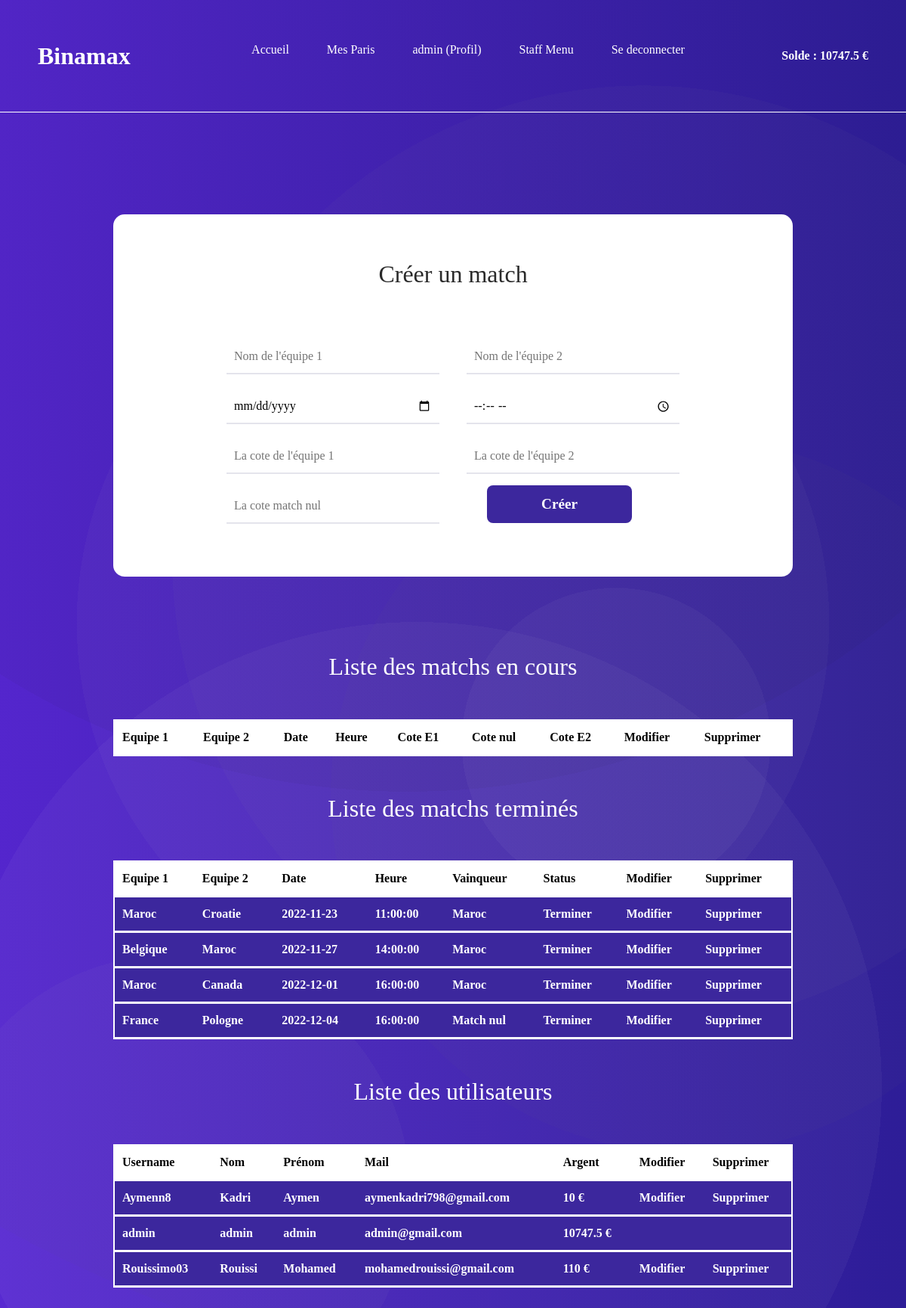
/staffmenu.php (signed in), run on the app's committed database.
### tables this page shows
CREATE TABLE `les_matchs` (
  `ID` int(11) NOT NULL,
  `equipe1` varchar(30) DEFAULT NULL,
  `equipe2` varchar(30) DEFAULT NULL,
  `score1` int(11) DEFAULT '0',
  `score2` int(11) DEFAULT '0',
  `la_date` date DEFAULT NULL,
  `heure` time DEFAULT NULL,
  `cote_equipe1` double DEFAULT NULL,
  `cote_equipe2` double DEFAULT NULL,
  `cote_nul` double DEFAULT NULL,
  `vainqueur` varchar(30) DEFAULT NULL,
  `status_match` int(11) DEFAULT '0'
);

CREATE TABLE `utilisateurs` (
  `ID` int(11) NOT NULL,
  `username` varchar(30) DEFAULT NULL,
  `prenom` varchar(30) DEFAULT NULL,
  `nom` varchar(30) DEFAULT NULL,
  `mail` varchar(50) DEFAULT NULL,
  `mot_de_passe` varchar(255) DEFAULT NULL,
  `administrateur` tinyint(1) DEFAULT NULL,
  `argent` float DEFAULT '0'
);

### staffmenu.php (the view, shortened to what this page needs)
<?php
require_once("header.php");
require_once("navbar.php");
?>
<div class="staff">
    <link rel="stylesheet" href="Styles/edit.css">
    <link rel="stylesheet" href="Styles/tableau.css">
    <br>
    <section id="edit">
        <div class="container">
            <div class="title">
                <h2>Créer un match</h2>
            </div>
            <form action="#" method="POST">
                <input type="text" name="equipe1" placeholder="Nom de l'équipe 1" required>
                <input type="text" name="equipe2" placeholder="Nom de l'équipe 2" required>
                <input type="date" name="la_date" placeholder="La date du match" required>
                <input type="time" name="heure" placeholder="L'heure du match" required>
                <input type="int" name="cote_equipe1" placeholder="La cote de l'équipe 1" required>
                <input type="int" name="cote_equipe2" placeholder="La cote de l'équipe 2" required>
                <input type="int" name="cote_nul" placeholder="La cote match nul " required>
                <button type="submit" name="submit" id="creer">Créer</button>
            </form>
    </section>
    <section class="liste">
        <div class="container">
            <div class="title">
                <h2>Liste des matchs en cours</h2>
            </div>
            <table class="tableau">
                <tr>
                    <th>Equipe 1</th>
                    <th>Equipe 2</th>
                    <th>Date</th>
                    <th>Heure</th>
                    <th>Cote E1</th>
                    <th>Cote nul</th>
                    <th>Cote E2</th>
                    <th>Modifier</th>
                    <th>Supprimer</th>
                </tr>
            </table>
        </div>
    </section>
    <section class="liste">
        <div class="container">
            <div class="title">
                <h2>Liste des matchs terminés</h2>
            </div>
            <table class="tableau">
                <tr>
                    <th>Equipe 1</th>
                    <th>Equipe 2</th>
                    <th>Date</th>
                    <th>Heure</th>
                    <th>Vainqueur</th>
                    <th>Status</th>
                    <th>Modifier</th>
                    <th>Supprimer</th>
                </tr>
                <?php
                $req = $bdd->prepare("SELECT * FROM les_matchs order by la_date, heure");
                $req->execute();
                while ($match = $req->fetch()) {
                    if ($match["status_match"] == 2) {
                        $status = "Terminer";
                        echo "<tr>";
                        echo "<td>" . $match["equipe1"] . "</td>";
                        echo "<td>" . $match["equipe2"] . "</td>";
                        echo "<td>" . $match["la_date"] . "</td>";
                        echo "<td>" . $match["heure"] . "</td>";
                        echo "<td>" . $match["vainqueur"] . "</td>";
                        echo "<td>" . $status . "</td>";
                        echo "<td><a href='modifier_match.php?id=" . $match["ID"] . "'>Modifier</a></td>";
                        echo "<td><a href='supprimer_match.php?id=" . $match["ID"] . "'>Supprimer</a></td>";
                        echo "</tr>";
                    }
                }
                ?>
            </table>
        </div>
    </section>
    <section class="liste">
        <div class="container">
            <div class="title">
                <h2>Liste des utilisateurs</h2>
            </div>
            <table class="tableau">
                <tr>
                    <th>Username</th>
                    <th>Nom</th>
                    <th>Prénom</th>
                    <th>Mail</th>
                    <th>Argent</th>
                    <th>Modifier</th>
                    <th>Supprimer</th>
                </tr>
                <?php
                $req = $bdd->query("SELECT * FROM utilisateurs");
                while ($user = $req->fetch()) {
                    echo "<tr>";
                    echo "<td>" . $user["username"] . "</td>";
                    echo "<td>" . $user["nom"] . "</td>";
                    echo "<td>" . $user["prenom"] . "</td>";
                    echo "<td>" . $user["mail"] . "</td>";
                    echo "<td>" . $user["argent"] . ' €' . "</td>";
                    if ($user["administrateur"] == 0) {
                        echo "<td><a href='modifier_utilisateurs.php?id=" . $user["ID"] . "'>Modifier</a></td>";
                        echo "<td><a href='modifier_utilisateurs.php?id=" . $user["ID"] . "'>Supprimer</a></td>";
                    } else {
                        echo "<td></td>";
                        echo "<td></td>";
                    }
                    echo "</tr>";
                }
                ?>
            </table>
        </div>
    </section>
</div>

### Styles/style.css (style rules this page uses)
* { margin:0; padding: 0; text-decoration: none; list-style: none; }
body { font-family: 'Poppins'; background-image: radial-gradient(circle at 19% 90%, rgba(190, 190, 190,0.04) 0%, rgba(190, 190, 190,0.04) 17%,transparent 17%, transparent 100%),radial-gradient(circle at 73% 2%, rgba(78, 78, 78,0.04) 0%, rgba(78, 78, 78,0.04) 94%,transparent 94%, transparent 100%),radial-gradient(circle at 45% 2%, rgba(18, 18, 18,0.04) 0%, rgba(18, 18, 18,0.04) 55%,transparent 55%, transparent 100%),radial-gradient(circle at 76% 60%, rgba(110, 110, 110,0.04) 0%, rgba(110, 110, 110,0.04) 34%,transparent 34%, transparent 100%),radial-gradient(circle at 68% 56%, rgba(246, 246, 246,0.04) 0%, rgba(246, 246, 246,0.04) 16%,transparent 16%, transparent 100%),radial-gradient(circle at 71% 42%, rgba(156, 156, 156,0.04) 0%, rgba(156, 156, 156,0.04) 47%,transparent 47%, transparent 100%),radial-gradient(circle at 46% 82%, rgba(247, 247, 247,0.04) 0%, rgba(247, 247, 247,0.04) 39%,transparent 39%, transparent 100%),radial-gradient(circle at 50% 47%, rgba(209, 209, 209,0.04) 0%, rgba(209, 209, 209,0.04) 45%,transparent 45%, transparent 100%),linear-gradient(90deg, rgb(84, 36, 210),rgb(44, 27, 154)); background-size: cover; background-repeat: no-repeat; background-attachment: fixed; background-position: center; overflow-x: hidden; }

### Styles/edit.css (style rules this page uses)
body { overflow-y: scroll; overflow-x: hidden; }
section#edit { padding: 100px 15px; }
section#edit .container { max-width: 900px; margin: 0px auto; display: flex; flex-direction: column; justify-content: space-between; align-items: center; padding: 60px 10px; box-sizing: border-box; border-radius: 15px; background-color: rgba(255, 255, 255); }
section#edit .container .title { text-align: center; margin-bottom: 50px; color: #2a2a2a; }
section#edit .container form { display: flex; flex-wrap: wrap; justify-content: space-between; max-width: 600px; }
section#edit .container form input { width: 47%; }
section#edit .container form input { margin-bottom: 10px; margin: 10px 0; padding: 10px; box-sizing: border-box; border : none; outline: none; border-bottom: 2px solid #e4e4ec; transition: 0.2s; }
section#edit .container form button { width: 192px; height: 50px; border-radius: 8px; border: none; background-color: #3C279D; color: white; font-weight:bold; font-size: 1.2em; cursor: pointer; outline: none; margin: 0 auto; }
section#edit .container form button#creer { margin-top: 5px; }

### Styles/tableau.css (style rules this page uses)
section.liste .container h2 { color: white; text-align: center; margin-bottom: 50px; }
section.liste .container .tableau { align-items: center; border-collapse: collapse; min-width: 900px; width: auto; box-shadow: 0 5px 50px rgba(0,0,0,0,0.50); cursor: pointer; margin: auto ; border: 2px solid white; margin-bottom: 50px; }
section.liste .container .tableau th { background-color:white; color: black; font-weight: bold; }
section.liste .container .tableau th,td { padding: 10px 10px; text-align: left; }
section.liste .container .tableau TD { background-color: #3C279D; color: white; font-weight: bold; }
section.liste .container .tableau tr td a { color: white; text-decoration: none; }
section.liste .container .tableau tbody tr,th,td { border-bottom: 3px solid white; }

### data on the page
les_matchs: equipe1 "Maroc", equipe2 "Croatie", la_date "2022-11-23", heure "11:00:00", vainqueur "Maroc", status_match "Terminer"
les_matchs: equipe1 "Belgique", equipe2 "Maroc", la_date "2022-11-27", heure "14:00:00", vainqueur "Maroc", status_match "Terminer"
les_matchs: equipe1 "Maroc", equipe2 "Canada", la_date "2022-12-01", heure "16:00:00", vainqueur "Maroc", status_match "Terminer"
les_matchs: equipe1 "France", equipe2 "Pologne", la_date "2022-12-04", heure "16:00:00", vainqueur "Match nul", status_match "Terminer"
utilisateurs: username "Aymenn8", nom "Kadri", prenom "Aymen", mail "aymenkadri798@gmail.com", argent "10"
utilisateurs: username "admin", nom "admin", prenom "admin", mail "admin@gmail.com", argent "10747.5", administrateur 1 (drawn)
utilisateurs: username "Rouissimo03", nom "Rouissi", prenom "Mohamed", mail "mohamedrouissi@gmail.com", argent "110"

### other printed values
$_SESSION["username"] "admin"
$_SESSION["argent"] "10747.5"
